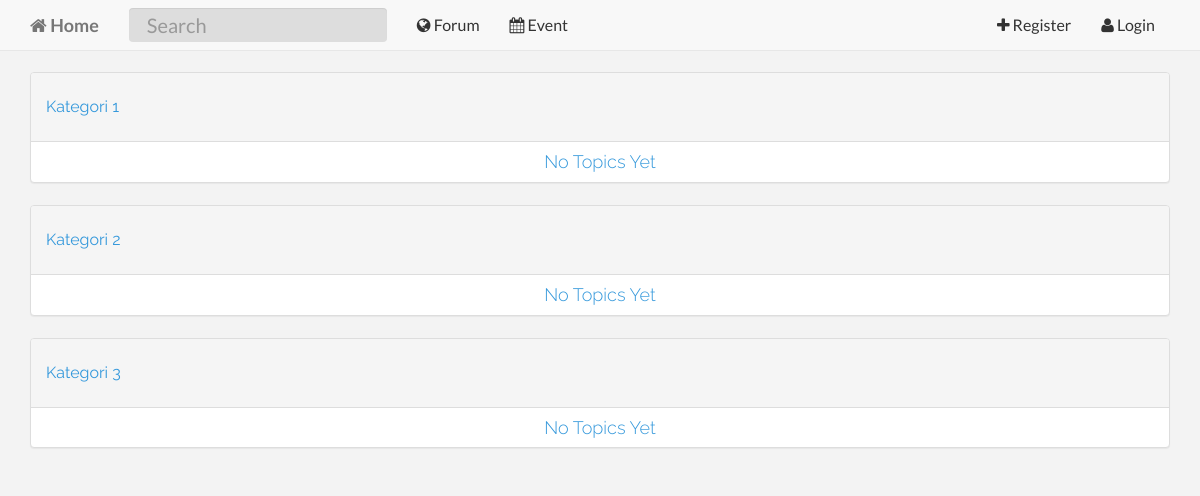
/notice.php, run on an earlier commit of the app's database.
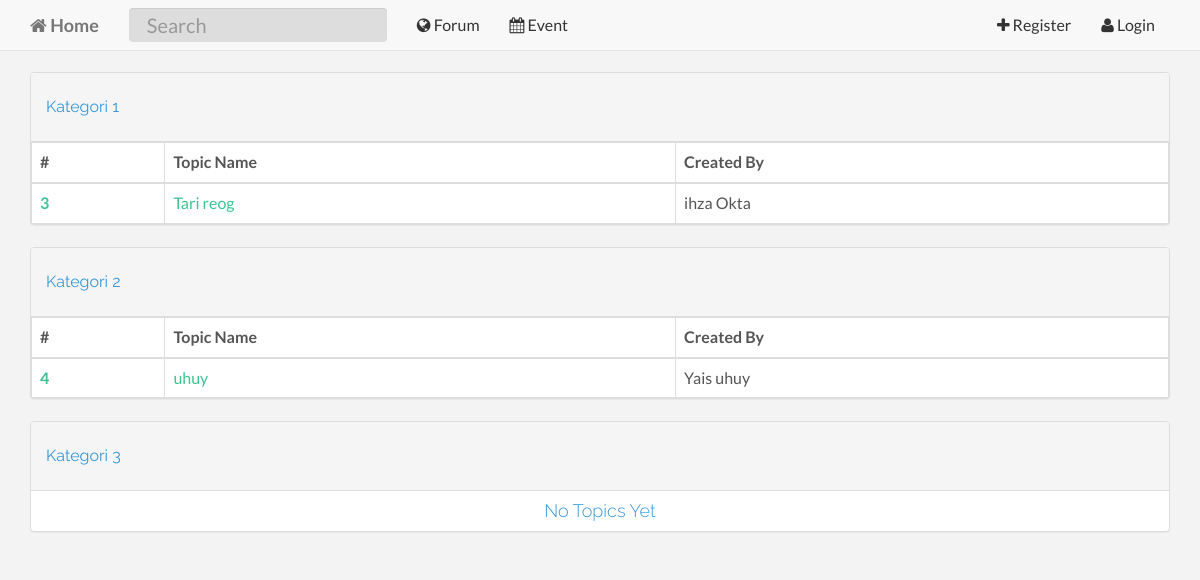
And on a later commit of the database.
### tables this page shows
CREATE TABLE `notice_topic` (
  `notice_topic_id` int(11) NOT NULL,
  `notice_topic_name` text NOT NULL,
  `notice_topic_time` timestamp NOT NULL DEFAULT current_timestamp(),
  `notice_topic_body` text NOT NULL,
  `notice_topic_created_by` varchar(255) NOT NULL,
  `notice_topic_kategori` varchar(255) NOT NULL
);

CREATE TABLE `user` (
  `user_id` int(11) NOT NULL,
  `user_email` varchar(255) NOT NULL,
  `user_password` varchar(255) NOT NULL,
  `user_firstname` text NOT NULL,
  `user_lastname` text NOT NULL,
  `user_avatar` varchar(255) NOT NULL,
  `user_shortbio` text DEFAULT NULL,
  `user_username` varchar(255) NOT NULL,
  `user_longbio` text DEFAULT NULL,
  `user_website` varchar(255) DEFAULT NULL,
  `user_dob` date DEFAULT NULL,
  `user_profession` text DEFAULT NULL,
  `user_gender` varchar(255) DEFAULT NULL,
  `user_address` text DEFAULT NULL,
  `user_backgroundpicture` varchar(255) NOT NULL,
  `user_joindate` date NOT NULL,
  `user_country` varchar(255) DEFAULT NULL
);

### controllers/table/notice-table.php (the view)
    <div class="container">
<?php
        for($kategori_id=1;$kategori_id<=3;$kategori_id++){
            $sql = "SELECT * FROM notice_topic where notice_topic_kategori LIKE '%$kategori_id%' ORDER BY notice_topic_time";
            $result = mysqli_query($database,$sql);
            $rws_count = mysqli_num_rows($result);
?>
                <div class="panel panel-default">
                    <div class="panel-heading">
                        <h3 class="panel-title">Kategori <?php echo $kategori_id; ?></h3>
                    </div>
<?php
                if($rws_count == 0){
?>
                    <h4 class="text-center">No Topics Yet</h4>
                </div>
<?php
                }
                else{
?>
                    <table class="table table-bordered">
                        <thead>
                            <tr>
                                <th>#</th>
                                <th>Topic Name</th>
                                <th>Created By</th>
                            </tr>
                        </thead>
<?php
                    while($rws = mysqli_fetch_array($result)){
                        $temp_user_username = $rws['notice_topic_created_by'];
                        $sql_search_username = "SELECT * FROM user WHERE user_username = '$temp_user_username'";
                        $result_search_username = mysqli_query($database,$sql_search_username) or die(mysqli_error($database));
                        $rws_search_username = mysqli_fetch_array($result_search_username);
?>
                        <tbody>
                            <tr>
                                <th scope="row"><a href="notice-topic.php?notice_topic_id=<?php echo $rws['notice_topic_id'];?>"><?php echo $rws['notice_topic_id'];?></a></th>
                                <td><a href="notice-topic.php?notice_topic_id=<?php echo $rws['notice_topic_id'];?>"><?php echo $rws['notice_topic_name'];?></a></td>
                                <td><?php echo $rws_search_username['user_firstname'];?> <?php echo $rws_search_username['user_lastname'];?></td>
                            </tr>
                        </tbody>
<?php
                    }
?>
                    </table>
                </div>
<?php
                }
        }
?>
    </div>

What changed in the data, as far as the page shows it:
now on this page (row edited): notice_topic: notice_topic_id "3", notice_topic_name "Tari reog", user.user_firstname "ihza", user.user_lastname "Okta"
added notice_topic: notice_topic_id "4", notice_topic_name "uhuy", user.user_firstname "Yais", user.user_lastname "uhuy"
Also different on the page:
list line gone: "No Topics Yet"
new list line: "# Topic Name Created By"
